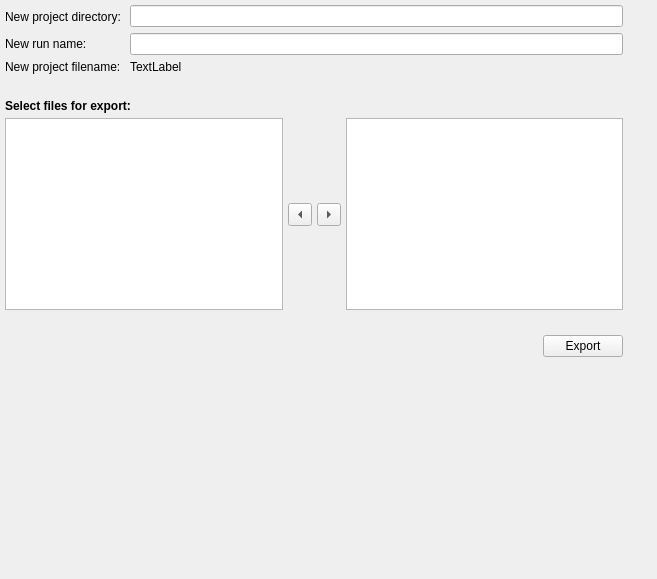
<?xml version="1.0" encoding="UTF-8"?>
<ui version="4.0">
 <class>export</class>
 <widget class="QWidget" name="export">
  <property name="geometry">
   <rect>
    <x>0</x>
    <y>0</y>
    <width>657</width>
    <height>579</height>
   </rect>
  </property>
  <property name="windowTitle">
   <string>Form</string>
  </property>
  <layout class="QGridLayout" name="gridLayout">
   <property name="leftMargin">
    <number>5</number>
   </property>
   <property name="topMargin">
    <number>5</number>
   </property>
   <property name="rightMargin">
    <number>5</number>
   </property>
   <property name="bottomMargin">
    <number>5</number>
   </property>
   <property name="spacing">
    <number>5</number>
   </property>
   <item row="3" column="1">
    <spacer name="verticalSpacer_3">
     <property name="orientation">
      <enum>Qt::Vertical</enum>
     </property>
     <property name="sizeHint" stdset="0">
      <size>
       <width>20</width>
       <height>40</height>
      </size>
     </property>
    </spacer>
   </item>
   <item row="1" column="1">
    <widget class="QWidget" name="widget" native="true">
     <layout class="QGridLayout" name="gridLayout_2">
      <property name="leftMargin">
       <number>0</number>
      </property>
      <property name="topMargin">
       <number>0</number>
      </property>
      <property name="rightMargin">
       <number>0</number>
      </property>
      <property name="bottomMargin">
       <number>0</number>
      </property>
      <property name="spacing">
       <number>5</number>
      </property>
      <item row="1" column="1">
       <widget class="QLineEdit" name="lineedit_export_run_name">
        <property name="sizePolicy">
         <sizepolicy hsizetype="Expanding" vsizetype="Fixed">
          <horstretch>0</horstretch>
          <verstretch>0</verstretch>
         </sizepolicy>
        </property>
        <property name="minimumSize">
         <size>
          <width>0</width>
          <height>0</height>
         </size>
        </property>
       </widget>
      </item>
      <item row="6" column="1">
       <spacer name="verticalSpacer_4">
        <property name="orientation">
         <enum>Qt::Vertical</enum>
        </property>
        <property name="sizeHint" stdset="0">
         <size>
          <width>20</width>
          <height>20</height>
         </size>
        </property>
       </spacer>
      </item>
      <item row="0" column="0">
       <widget class="QLabel" name="label_export_directory">
        <property name="text">
         <string>New project directory: </string>
        </property>
       </widget>
      </item>
      <item row="0" column="2">
       <widget class="QToolButton" name="export_location_btn">
        <property name="toolTip">
         <string>Browse</string>
        </property>
        <property name="text">
         <string/>
        </property>
        <property name="toolButtonStyle">
         <enum>Qt::ToolButtonTextBesideIcon</enum>
        </property>
        <property name="autoRaise">
         <bool>true</bool>
        </property>
       </widget>
      </item>
      <item row="7" column="1">
       <widget class="QWidget" name="widget_4" native="true">
        <layout class="QHBoxLayout" name="horizontalLayout_2">
         <property name="spacing">
          <number>5</number>
         </property>
         <property name="leftMargin">
          <number>0</number>
         </property>
         <property name="topMargin">
          <number>0</number>
         </property>
         <property name="rightMargin">
          <number>0</number>
         </property>
         <property name="bottomMargin">
          <number>0</number>
         </property>
         <item>
          <spacer name="horizontalSpacer">
           <property name="orientation">
            <enum>Qt::Horizontal</enum>
           </property>
           <property name="sizeHint" stdset="0">
            <size>
             <width>40</width>
             <height>20</height>
            </size>
           </property>
          </spacer>
         </item>
         <item>
          <widget class="QPushButton" name="export_btn">
           <property name="sizePolicy">
            <sizepolicy hsizetype="Preferred" vsizetype="Fixed">
             <horstretch>0</horstretch>
             <verstretch>0</verstretch>
            </sizepolicy>
           </property>
           <property name="text">
            <string>Export</string>
           </property>
          </widget>
         </item>
        </layout>
       </widget>
      </item>
      <item row="3" column="1">
       <spacer name="verticalSpacer_5">
        <property name="orientation">
         <enum>Qt::Vertical</enum>
        </property>
        <property name="sizeHint" stdset="0">
         <size>
          <width>20</width>
          <height>20</height>
         </size>
        </property>
       </spacer>
      </item>
      <item row="1" column="0">
       <widget class="QLabel" name="label_2">
        <property name="text">
         <string>New run name: </string>
        </property>
       </widget>
      </item>
      <item row="0" column="1">
       <widget class="QLineEdit" name="lineedit_export_directory">
        <property name="sizePolicy">
         <sizepolicy hsizetype="Expanding" vsizetype="Fixed">
          <horstretch>0</horstretch>
          <verstretch>0</verstretch>
         </sizepolicy>
        </property>
        <property name="minimumSize">
         <size>
          <width>0</width>
          <height>0</height>
         </size>
        </property>
        <property name="maximumSize">
         <size>
          <width>16777215</width>
          <height>16777215</height>
         </size>
        </property>
       </widget>
      </item>
      <item row="2" column="1">
       <widget class="QLabel" name="label_new_projectfile">
        <property name="text">
         <string>TextLabel</string>
        </property>
       </widget>
      </item>
      <item row="5" column="0" colspan="2">
       <widget class="QWidget" name="widget_2" native="true">
        <layout class="QHBoxLayout" name="horizontalLayout">
         <property name="spacing">
          <number>5</number>
         </property>
         <property name="leftMargin">
          <number>0</number>
         </property>
         <property name="topMargin">
          <number>0</number>
         </property>
         <property name="rightMargin">
          <number>0</number>
         </property>
         <property name="bottomMargin">
          <number>0</number>
         </property>
         <item>
          <widget class="QListWidget" name="listwidget_uncopied">
           <property name="dragEnabled">
            <bool>true</bool>
           </property>
           <property name="dragDropMode">
            <enum>QAbstractItemView::DragDrop</enum>
           </property>
           <property name="defaultDropAction">
            <enum>Qt::MoveAction</enum>
           </property>
           <property name="selectionMode">
            <enum>QAbstractItemView::ExtendedSelection</enum>
           </property>
          </widget>
         </item>
         <item>
          <widget class="QWidget" name="widget_3" native="true">
           <property name="sizePolicy">
            <sizepolicy hsizetype="Maximum" vsizetype="Preferred">
             <horstretch>0</horstretch>
             <verstretch>0</verstretch>
            </sizepolicy>
           </property>
           <layout class="QGridLayout" name="gridLayout_3">
            <property name="leftMargin">
             <number>0</number>
            </property>
            <property name="topMargin">
             <number>0</number>
            </property>
            <property name="rightMargin">
             <number>0</number>
            </property>
            <property name="bottomMargin">
             <number>0</number>
            </property>
            <property name="spacing">
             <number>5</number>
            </property>
            <item row="4" column="1">
             <spacer name="verticalSpacer">
              <property name="orientation">
               <enum>Qt::Vertical</enum>
              </property>
              <property name="sizeHint" stdset="0">
               <size>
                <width>20</width>
                <height>40</height>
               </size>
              </property>
             </spacer>
            </item>
            <item row="0" column="1">
             <spacer name="verticalSpacer_2">
              <property name="orientation">
               <enum>Qt::Vertical</enum>
              </property>
              <property name="sizeHint" stdset="0">
               <size>
                <width>20</width>
                <height>40</height>
               </size>
              </property>
             </spacer>
            </item>
            <item row="2" column="1">
             <widget class="QToolButton" name="do_export_btn">
              <property name="sizePolicy">
               <sizepolicy hsizetype="Fixed" vsizetype="Fixed">
                <horstretch>0</horstretch>
                <verstretch>0</verstretch>
               </sizepolicy>
              </property>
              <property name="toolTip">
               <string>Move file(s) to export list</string>
              </property>
              <property name="text">
               <string/>
              </property>
              <property name="autoRaise">
               <bool>false</bool>
              </property>
              <property name="arrowType">
               <enum>Qt::RightArrow</enum>
              </property>
             </widget>
            </item>
            <item row="2" column="0">
             <widget class="QToolButton" name="dont_export_btn">
              <property name="sizePolicy">
               <sizepolicy hsizetype="Fixed" vsizetype="Fixed">
                <horstretch>0</horstretch>
                <verstretch>0</verstretch>
               </sizepolicy>
              </property>
              <property name="toolTip">
               <string>Remove file(s) to export list</string>
              </property>
              <property name="text">
               <string/>
              </property>
              <property name="autoRaise">
               <bool>false</bool>
              </property>
              <property name="arrowType">
               <enum>Qt::LeftArrow</enum>
              </property>
             </widget>
            </item>
           </layout>
          </widget>
         </item>
         <item>
          <widget class="QListWidget" name="listwidget_copied">
           <property name="dragDropMode">
            <enum>QAbstractItemView::DragDrop</enum>
           </property>
           <property name="defaultDropAction">
            <enum>Qt::MoveAction</enum>
           </property>
           <property name="selectionMode">
            <enum>QAbstractItemView::ExtendedSelection</enum>
           </property>
          </widget>
         </item>
        </layout>
       </widget>
      </item>
      <item row="4" column="0" colspan="3">
       <widget class="QLabel" name="label_3">
        <property name="sizePolicy">
         <sizepolicy hsizetype="Preferred" vsizetype="Preferred">
          <horstretch>0</horstretch>
          <verstretch>0</verstretch>
         </sizepolicy>
        </property>
        <property name="font">
         <font>
          <weight>75</weight>
          <bold>true</bold>
         </font>
        </property>
        <property name="text">
         <string>Select files for export:</string>
        </property>
        <property name="alignment">
         <set>Qt::AlignLeading|Qt::AlignLeft|Qt::AlignVCenter</set>
        </property>
        <property name="wordWrap">
         <bool>false</bool>
        </property>
       </widget>
      </item>
      <item row="2" column="0">
       <widget class="QLabel" name="label">
        <property name="text">
         <string>New project filename: </string>
        </property>
       </widget>
      </item>
     </layout>
    </widget>
   </item>
  </layout>
 </widget>
 <resources/>
 <connections/>
</ui>
